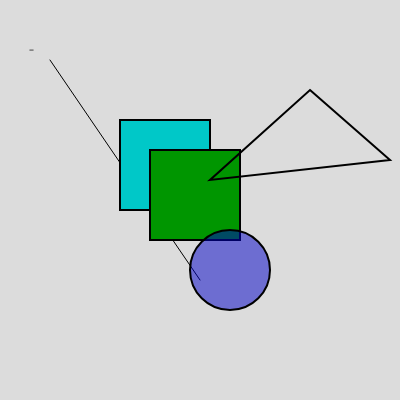
Frame 1 (no input)
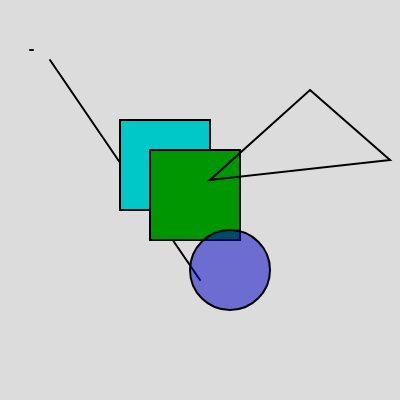
Frame 60 (no input)
Frame 120 (the mouse pressed at the canvas centre since frame 60): identical to frame 60, image omitted

The p5.js sketch that drew these frames (run headless with seeded random() and noise() and a simulated clock; from frame 60 on, the mouse is pressed at the canvas centre):

// p5.js sketch
// ── sketch.js
function setup(){
	createCanvas(400, 400)
}

function draw(){
	background(220)

	point(30, 50)
	point(31, 50)
	point(32, 50)
	point(33, 50)

	// funzione che disegna un segmento
	line(50, 60, 200, 280)

	// funzione che disegna un quadrato
	stroke (0, 0, 0) // funzione per cambiare colore traccia
	strokeWeight (2) // spessore traccia
	fill(0,200,200)	// funzione riempimento colore
	rect(120, 120, 90, 90)
	fill(0,150,0)
	rect(150, 150, 90, 90)

	// funzione che disegna un cerchio o ellisse
	fill(0,0,200, 128) // il quarto colore è l'opacità
	ellipse(230, 270, 80, 80)

	// funzione che disegna un triangolo
	noFill()
	triangle(310, 90, 390, 160, 210, 180,)

}
